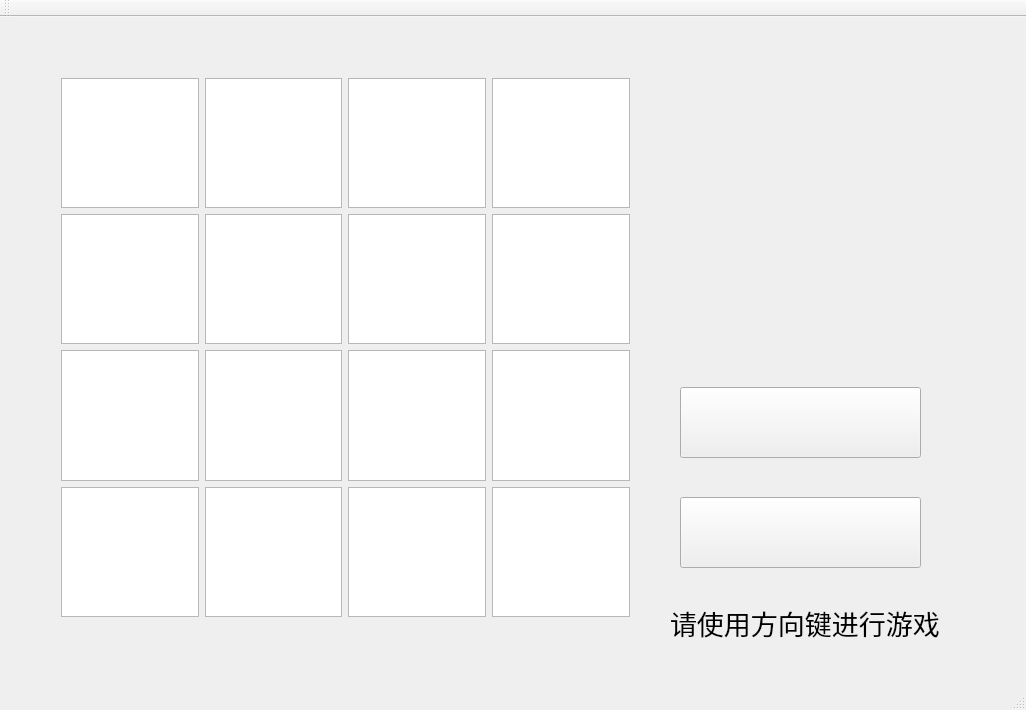
<?xml version="1.0" encoding="UTF-8"?>
<ui version="4.0">
 <class>MainWindow</class>
 <widget class="QMainWindow" name="MainWindow">
  <property name="geometry">
   <rect>
    <x>0</x>
    <y>0</y>
    <width>1026</width>
    <height>710</height>
   </rect>
  </property>
  <property name="windowTitle">
   <string>MainWindow</string>
  </property>
  <widget class="QWidget" name="centralWidget">
   <widget class="QWidget" name="widget" native="true">
    <property name="geometry">
     <rect>
      <x>50</x>
      <y>50</y>
      <width>591</width>
      <height>561</height>
     </rect>
    </property>
    <property name="font">
     <font>
      <pointsize>30</pointsize>
     </font>
    </property>
    <layout class="QGridLayout" name="gridLayout">
     <item row="1" column="3">
      <widget class="QTextEdit" name="t03">
       <property name="font">
        <font>
         <pointsize>50</pointsize>
        </font>
       </property>
       <property name="html">
        <string>&lt;!DOCTYPE HTML PUBLIC &quot;-//W3C//DTD HTML 4.0//EN&quot; &quot;http://www.w3.org/TR/REC-html40/strict.dtd&quot;&gt;
&lt;html&gt;&lt;head&gt;&lt;meta name=&quot;qrichtext&quot; content=&quot;1&quot; /&gt;&lt;style type=&quot;text/css&quot;&gt;
p, li { white-space: pre-wrap; }
&lt;/style&gt;&lt;/head&gt;&lt;body style=&quot; font-family:'SimSun'; font-size:50pt; font-weight:400; font-style:normal;&quot;&gt;
&lt;p align=&quot;center&quot; style=&quot;-qt-paragraph-type:empty; margin-top:0px; margin-bottom:0px; margin-left:0px; margin-right:0px; -qt-block-indent:0; text-indent:0px; font-size:30pt;&quot;&gt;&lt;br /&gt;&lt;/p&gt;&lt;/body&gt;&lt;/html&gt;</string>
       </property>
      </widget>
     </item>
     <item row="2" column="0">
      <widget class="QTextEdit" name="t10">
       <property name="font">
        <font>
         <pointsize>50</pointsize>
        </font>
       </property>
       <property name="html">
        <string>&lt;!DOCTYPE HTML PUBLIC &quot;-//W3C//DTD HTML 4.0//EN&quot; &quot;http://www.w3.org/TR/REC-html40/strict.dtd&quot;&gt;
&lt;html&gt;&lt;head&gt;&lt;meta name=&quot;qrichtext&quot; content=&quot;1&quot; /&gt;&lt;style type=&quot;text/css&quot;&gt;
p, li { white-space: pre-wrap; }
&lt;/style&gt;&lt;/head&gt;&lt;body style=&quot; font-family:'SimSun'; font-size:50pt; font-weight:400; font-style:normal;&quot;&gt;
&lt;p align=&quot;center&quot; style=&quot;-qt-paragraph-type:empty; margin-top:0px; margin-bottom:0px; margin-left:0px; margin-right:0px; -qt-block-indent:0; text-indent:0px; font-size:30pt;&quot;&gt;&lt;br /&gt;&lt;/p&gt;&lt;/body&gt;&lt;/html&gt;</string>
       </property>
      </widget>
     </item>
     <item row="2" column="3">
      <widget class="QTextEdit" name="t13">
       <property name="font">
        <font>
         <pointsize>50</pointsize>
        </font>
       </property>
      </widget>
     </item>
     <item row="3" column="3">
      <widget class="QTextEdit" name="t23">
       <property name="font">
        <font>
         <pointsize>50</pointsize>
        </font>
       </property>
      </widget>
     </item>
     <item row="3" column="1">
      <widget class="QTextEdit" name="t21">
       <property name="font">
        <font>
         <pointsize>50</pointsize>
        </font>
       </property>
      </widget>
     </item>
     <item row="3" column="2">
      <widget class="QTextEdit" name="t22">
       <property name="font">
        <font>
         <pointsize>50</pointsize>
        </font>
       </property>
      </widget>
     </item>
     <item row="3" column="0">
      <widget class="QTextEdit" name="t20">
       <property name="font">
        <font>
         <pointsize>50</pointsize>
        </font>
       </property>
      </widget>
     </item>
     <item row="4" column="1">
      <widget class="QTextEdit" name="t31">
       <property name="font">
        <font>
         <pointsize>50</pointsize>
        </font>
       </property>
      </widget>
     </item>
     <item row="2" column="2">
      <widget class="QTextEdit" name="t12">
       <property name="font">
        <font>
         <pointsize>50</pointsize>
        </font>
       </property>
      </widget>
     </item>
     <item row="2" column="1">
      <widget class="QTextEdit" name="t11">
       <property name="font">
        <font>
         <pointsize>50</pointsize>
        </font>
       </property>
      </widget>
     </item>
     <item row="4" column="2">
      <widget class="QTextEdit" name="t32">
       <property name="font">
        <font>
         <pointsize>50</pointsize>
        </font>
       </property>
      </widget>
     </item>
     <item row="4" column="3">
      <widget class="QTextEdit" name="t33">
       <property name="font">
        <font>
         <pointsize>50</pointsize>
        </font>
       </property>
      </widget>
     </item>
     <item row="1" column="2">
      <widget class="QTextEdit" name="t02">
       <property name="font">
        <font>
         <pointsize>50</pointsize>
        </font>
       </property>
       <property name="html">
        <string>&lt;!DOCTYPE HTML PUBLIC &quot;-//W3C//DTD HTML 4.0//EN&quot; &quot;http://www.w3.org/TR/REC-html40/strict.dtd&quot;&gt;
&lt;html&gt;&lt;head&gt;&lt;meta name=&quot;qrichtext&quot; content=&quot;1&quot; /&gt;&lt;style type=&quot;text/css&quot;&gt;
p, li { white-space: pre-wrap; }
&lt;/style&gt;&lt;/head&gt;&lt;body style=&quot; font-family:'SimSun'; font-size:50pt; font-weight:400; font-style:normal;&quot;&gt;
&lt;p align=&quot;center&quot; style=&quot;-qt-paragraph-type:empty; margin-top:0px; margin-bottom:0px; margin-left:0px; margin-right:0px; -qt-block-indent:0; text-indent:0px; font-size:30pt;&quot;&gt;&lt;br /&gt;&lt;/p&gt;&lt;/body&gt;&lt;/html&gt;</string>
       </property>
      </widget>
     </item>
     <item row="1" column="0">
      <widget class="QTextEdit" name="t00">
       <property name="font">
        <font>
         <pointsize>50</pointsize>
        </font>
       </property>
       <property name="html">
        <string>&lt;!DOCTYPE HTML PUBLIC &quot;-//W3C//DTD HTML 4.0//EN&quot; &quot;http://www.w3.org/TR/REC-html40/strict.dtd&quot;&gt;
&lt;html&gt;&lt;head&gt;&lt;meta name=&quot;qrichtext&quot; content=&quot;1&quot; /&gt;&lt;style type=&quot;text/css&quot;&gt;
p, li { white-space: pre-wrap; }
&lt;/style&gt;&lt;/head&gt;&lt;body style=&quot; font-family:'SimSun'; font-size:50pt; font-weight:400; font-style:normal;&quot;&gt;
&lt;p style=&quot;-qt-paragraph-type:empty; margin-top:0px; margin-bottom:0px; margin-left:0px; margin-right:0px; -qt-block-indent:0; text-indent:0px; font-size:30pt;&quot;&gt;&lt;br /&gt;&lt;/p&gt;&lt;/body&gt;&lt;/html&gt;</string>
       </property>
      </widget>
     </item>
     <item row="1" column="1">
      <widget class="QTextEdit" name="t01">
       <property name="font">
        <font>
         <pointsize>50</pointsize>
        </font>
       </property>
      </widget>
     </item>
     <item row="4" column="0">
      <widget class="QTextEdit" name="t30">
       <property name="font">
        <font>
         <pointsize>50</pointsize>
        </font>
       </property>
      </widget>
     </item>
    </layout>
   </widget>
   <widget class="QLabel" name="label">
    <property name="geometry">
     <rect>
      <x>650</x>
      <y>60</y>
      <width>321</width>
      <height>261</height>
     </rect>
    </property>
    <property name="text">
     <string/>
    </property>
    <property name="pixmap">
     <pixmap>2048.png</pixmap>
    </property>
   </widget>
   <widget class="QPushButton" name="pushButton">
    <property name="geometry">
     <rect>
      <x>680</x>
      <y>370</y>
      <width>241</width>
      <height>71</height>
     </rect>
    </property>
    <property name="text">
     <string/>
    </property>
    <property name="icon">
     <iconset>
      <normaloff>新游戏.png</normaloff>新游戏.png</iconset>
    </property>
    <property name="iconSize">
     <size>
      <width>241</width>
      <height>71</height>
     </size>
    </property>
   </widget>
   <widget class="QPushButton" name="pushButton_2">
    <property name="geometry">
     <rect>
      <x>680</x>
      <y>480</y>
      <width>241</width>
      <height>71</height>
     </rect>
    </property>
    <property name="text">
     <string/>
    </property>
    <property name="icon">
     <iconset>
      <normaloff>退出.png</normaloff>退出.png</iconset>
    </property>
    <property name="iconSize">
     <size>
      <width>241</width>
      <height>71</height>
     </size>
    </property>
   </widget>
   <widget class="QLabel" name="label_2">
    <property name="geometry">
     <rect>
      <x>670</x>
      <y>580</y>
      <width>281</width>
      <height>51</height>
     </rect>
    </property>
    <property name="font">
     <font>
      <pointsize>20</pointsize>
     </font>
    </property>
    <property name="text">
     <string>请使用方向键进行游戏</string>
    </property>
   </widget>
  </widget>
  <widget class="QMenuBar" name="menuBar">
   <property name="geometry">
    <rect>
     <x>0</x>
     <y>0</y>
     <width>1026</width>
     <height>21</height>
    </rect>
   </property>
  </widget>
  <widget class="QToolBar" name="mainToolBar">
   <attribute name="toolBarArea">
    <enum>TopToolBarArea</enum>
   </attribute>
   <attribute name="toolBarBreak">
    <bool>false</bool>
   </attribute>
  </widget>
  <widget class="QStatusBar" name="statusBar"/>
 </widget>
 <layoutdefault spacing="6" margin="11"/>
 <resources/>
 <connections/>
</ui>
